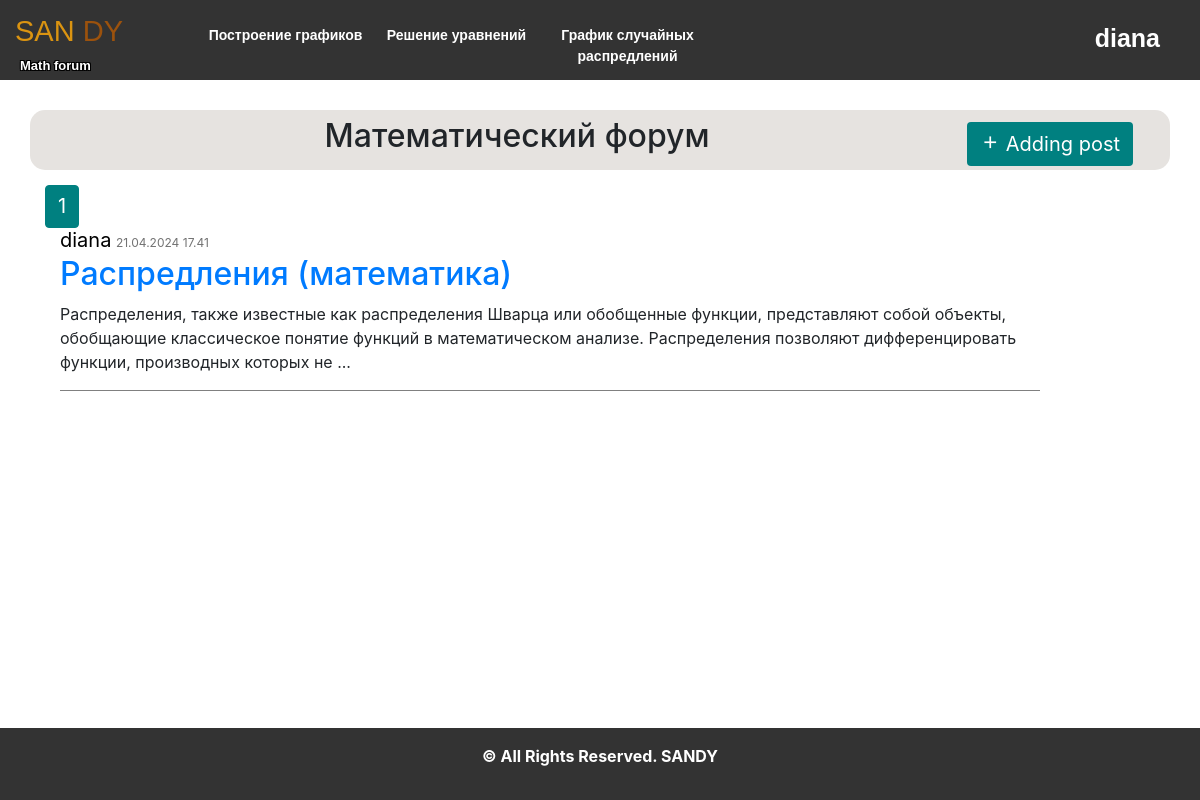
The page /forum (signed in) on the database its author committed.
### data/users.py (models this page shows, shortened)
class User(SqlAlchemyBase, UserMixin, SerializerMixin):
    __tablename__ = 'users'
    id = sqlalchemy.Column(sqlalchemy.Integer, primary_key=True, autoincrement=True)
    username = sqlalchemy.Column(sqlalchemy.String, nullable=True)
    email = sqlalchemy.Column(sqlalchemy.String, index=True, unique=True, nullable=True)
    hashed_password = sqlalchemy.Column(sqlalchemy.String, nullable=True)
    post = orm.relationship("Post", back_populates='user')

### data/post.py (models this page shows, shortened)
class Post(SqlAlchemyBase, SerializerMixin):
    __tablename__ = 'posts'
    id = sqlalchemy.Column(sqlalchemy.Integer, primary_key=True, autoincrement=True)
    team_leader = sqlalchemy.Column(sqlalchemy.Integer, sqlalchemy.ForeignKey("users.id"))
    user = orm.relationship('User')
    title = sqlalchemy.Column(sqlalchemy.String, nullable=True)
    posts = sqlalchemy.Column(sqlalchemy.String, nullable=True)
    views = sqlalchemy.Column(sqlalchemy.Integer, default=0)
    image_post = sqlalchemy.Column(sqlalchemy.String(50), nullable=False, default='default.jpg')
    start_date = sqlalchemy.Column(sqlalchemy.DateTime, default=datetime.datetime.now)

### flask_app.py (the view)
@app.route("/", methods=['GET', 'POST'])
@app.route("/forum", methods=['GET', 'POST'])
def forum():
    session = db_session.create_session()
    posts = session.query(Post).all()
    if posts:
        page = request.args.get('page', 1, type=int)  # Получаем номер текущей страницы из параметров запроса
        per_page = 3  # Количество постов на одной странице
        total_posts = len(posts)  # Общее количество постов
        start_index = (page - 1) * per_page
        end_index = min(start_index + per_page, total_posts)
        posts_on_page = posts[start_index:end_index]
        pagination_info = {
            'total': total_posts,
            'page': page,
            'per_page': per_page,
            'pages': total_posts // per_page + (1 if total_posts % per_page > 0 else 0)
        }
        total_pages = total_posts // per_page + (1 if total_posts % per_page > 0 else 0)
        return render_template("index.html", title='Математический форум',
                           posts=posts_on_page, total_pages=total_pages, page=page)
    return render_template("index.html", title='Математический форум',
                           either="Пока ещё не опубликовано ни одного поста", total_pages=0)

### data/db_session.py (called while the page is built)
def create_session() -> Session:
    global __factory
    return __factory()

### flask_app.py (called while the page is built)
@login_manager.user_loader
def load_user(user_id):
    db_sess = db_session.create_session()
    return db_sess.query(User).get(user_id)

### templates/index.html
{% extends "base.html" %}
{% block content %}
<div class="container">
    <div class="header" style="text-align: center; margin: 15px; padding: 7px;">
        <a href="/post" class="btn" style="margin-top: 5px;"><i class='bx bx-plus'></i> Adding post</a>
        <h2>{{title}}</h2>
    </div>
    {% if either %}
        <div style="background-color: #fff; text-align: center;"><h3>{{ either}}</h3></div>
    {% else %}
        {% if posts %}
            <div class="container_blog">
                <div class="blog_content">
                  {% for item in posts %}
                    <div class="post-content">
                        <a style="font-size: 20px; color: black;">{{item.user.username}}</a>
                        <a style="color: #727272; font-size: 12px;">{{item.start_date.strftime('%d.%m.%Y %H.%M')}}</a>
                        <a href="{{ url_for('look_post', post_id=item.id) }}"><h2>{{item.title}}</h2></a>
                        {% if item.posts|count >= 100 or item %}
                            <p class="article-content" align="left">{{ item.posts|safe|truncate(250, True) }}
                        {% else %}
                            <p class="article-content" align="left">{{ item.posts }}</p>
                        {% endif %}
                        <hr />
                    </div>
                  {% endfor %}
                </div>
            </div>
        {% endif %}
        <nav aria-label="Page navigation example" style="float: left; margin-bottom: 10px; text-align: center; ">
          <ul class="pagination justify-content-center">
            {% for page_num in range(1, total_pages + 1) %}
              {% if page_num == page %}
                <li class="page-item active"><a class="page-link" href="{{ url_for('forum', page=page_num) }}"
                                                style="background-color: teal; border-color: teal;">{{ page_num }}</a></li>
              {% else %}
                <li class="page-item"><a class="page-link" href="{{ url_for('forum', page=page_num) }}"
                                         style="color: black">{{ page_num }}</a></li>
              {% endif %}
            {% endfor %}
          </ul>
        </nav>
    {% endif %}
</div>
{% endblock %}

### templates/base.html (shortened to what this page needs)
<!doctype html>
<html lang="en">
  <head>
    <link rel="stylesheet" href="/static/css/style.css">
    <link rel="stylesheet" href="https://cdn.jsdelivr.net/npm/bootstrap-icons@1.11.3/font/bootstrap-icons.min.css">
    <link rel="stylesheet"
          href="https://stackpath.bootstrapcdn.com/bootstrap/4.4.1/css/bootstrap.min.css"
>
    <link href='https://unpkg.com/boxicons@2.1.4/css/boxicons.min.css' rel='stylesheet'>
  </head>
  <body>
    <div id="block-body">
      <header>
        <div class="logo">
          <a href="/" style="text-decoration: none">
            <span class="use">SAN</span>
            <span class="web">DY</span>
          </a>
          <p>Math forum</p>
        </div>
        <div class="top-menu">
          <ul>
            <li><a href="/graf">Построение графиков</a></li>
            <li><a href="/uravn">Решение уравнений</a></li>
            <li><a href="/raspr">График случайных распредлений</a></li>
          </ul>
        </div>
        <div class="block-top-auth">
          {% if current_user.is_authenticated %}
          <a class="nikname" href="/logout" title="log out" >{{ current_user.username }}</a>
          {% else %}
          <p><a href="/register" >Регистрация</a></p>
          <p><a href="/login" >Вход</a></p>
          {% endif %}
        </div>
      </header>
    </div>
    <main>
      {% block content %}
      {% endblock %}
    </main>
    <footer class="page-footer">
      <p><b>© All Rights Reserved. SANDY</b></p>
    </footer>
  </body>
</html>

### static/css/style.css (style rules this page uses)
* { margin: 0; padding: 0; }
body { background-image: url("../img/white-needle.png"); }
#block-body { width: 100%; height: auto; }
header { width: screen width; height: 80px; background-color: #333; }
.logo { width: 200px; float: left; height: 80px; }
.logo a { display: block; margin-left: 15px; margin-top: 10px; font-family: "Exo2-Bold", sans-serif; font-size: 29px; color: #b2aeb2; text-decoration: none; cursor: pointer; }
.use { color: #db9411; }
.web { color: hsl(29, 85%, 33%); }
.logo p { margin-left: 20px; margin-top: 2px; margin-bottom: 5px; font-family: "Exo2-Medium", sans-serif; font-size: 13px; color: white; font-weight: 800; text-shadow: -1px -1px 0 #000, 1px -1px 0 #000, -1px 1px 0 #000, 1px 1px 0 #000; }
.top-menu { width: screen width; height: 80px; float: left; }
.top-menu ul li { list-style: none; float: left; text-align: center; }
.top-menu ul li a { display: block; width: 171px; text-decoration: none; font-family: "Exo2-Medium", sans-serif; font-size: 14px; color: white; height: 80px; padding-top: 25px; cursor: pointer; font-weight: 550; border-radius: 20px; }
.block-top-auth { width: 100px; float: right; margin-right: 40px; height: 80px; }
.block-top-auth a { text-decoration: none; color: white; font-family: "Exo2-Medium", sans-serif; font-size: 15px; font-weight: 700; text-decoration: underline; cursor: pointer; }
.block-top-auth .nikname { font-size: 25px; text-decoration: none; margin-top: 20px; float: right; }
.page-footer { padding: 1rem; background: #333; color: #fff; text-align: center; }
body { display: flex; flex-direction: column; }
html, body { min-height: 100vh; }
main { flex-grow: 1; }
footer { flex-grow: 0; }
.container { margin: 30px; border: 10px; background-color: #e6e3e0; border-radius: 15px; }
.container_blog { display: block; position: absolute; margin-top: 15px; }
.post-content { padding: 20px 10px 10px 10px; margin: 5px; max-width: 1000px; }
.post-content { width: 1000px; }
.container .header .btn { background-color: teal; color: #fff; transition: all .7s; float: right; }
.container hr { display: block; height: 1px; border: 0; border-top: 1px solid grey; margin: 1em 0; padding: 0; }
.container a { font-size: 20px; margin-bottom: 15px; }

### rows shown on the page
User: username "diana"
Post: user.username "diana", start_date "21.04.2024 17.41", title "Распредления (математика)", posts "Распределения, также известные как распределения Шварца или обобщенные функции, представляют собой объекты, обобщающие классическое понятие функций в математическом анализе. Распределения позволяют дифференцировать функции, производных которых не ..."

### other values the page prints
{{ title }} "Математический форум"
{{ page_num }} "1"
